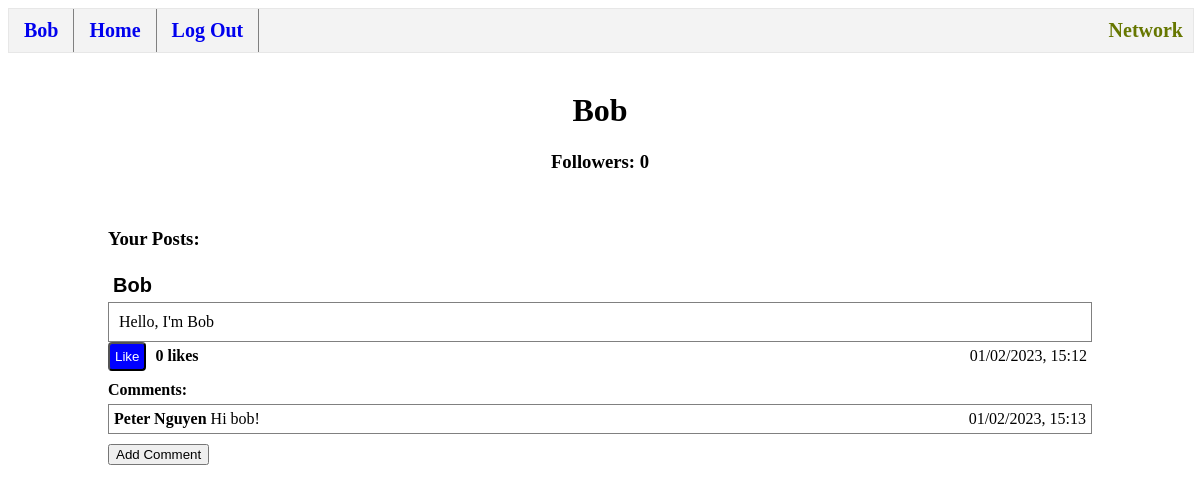
Screenshot of /profile (signed in) with the database file from the repository.
### tables this page shows
CREATE TABLE users (
    id INTEGER PRIMARY KEY AUTOINCREMENT NOT NULL,
    username TEXT NOT NULL,
    hash TEXT NOT NULL,
    followers INTEGER DEFAULT 0 NOT NULL
);

CREATE TABLE posts (
    id INTEGER PRIMARY KEY AUTOINCREMENT,
    user_id INTEGER NOT NULL,
    username TEXT NOT NULL,
    content TEXT NOT NULL,
    likes INTEGER DEFAULT 0 NOT NULL,
    datetime NUMERIC NOT NULL,
    FOREIGN KEY (user_id) REFERENCES users(id) ON DELETE CASCADE
);

CREATE TABLE comments (
    id INTEGER PRIMARY KEY AUTOINCREMENT,
    user_id INTEGER NOT NULL,
    post_id INTEGER NOT NULL,
    username TEXT NOT NULL,
    comment TEXT NOT NULL,
    datetime NUMERIC NOT NULL,
    FOREIGN KEY (user_id) REFERENCES users(id) ON DELETE CASCADE,
    FOREIGN KEY (post_id) REFERENCES posts(id) ON DELETE CASCADE
);

### app.py (the view)
@app.route("/profile", methods=["GET", "POST"])
@login_required
def profile():
    if request.method == "GET":
        user_id = session["user_id"]
    if request.method == "POST":
        user_id = request.form.get("user_id")
    user = executeDB("SELECT * FROM users WHERE id=?", [user_id])
    posts = get_posts(user_id)
    comments = get_comments()
    print(f"Id: {user[0]['id']}")
    print(f"Username: {user[0]['username']}")
    print(f"Profile followers: {user[0]['followers']}")
    return render_template("profile.html", user=user[0], posts=posts, comments=comments)

### helpers.py (called while the page is built)
def executeDB(query, arg=None):
    conn = sql.connect('network.db')
    conn.row_factory = sql.Row # "dictionary cursor"
    cur = conn.cursor()
    if arg == None:
        cur.execute(query)
    else:
        cur.execute(query, arg)
    value = cur.fetchall()
    conn.commit()
    conn.close()
    return value

def get_comments():
    return executeDB("SELECT * FROM comments")

def get_posts(user_id=None):
    if user_id == None:
        posts = executeDB("SELECT * FROM posts ORDER BY datetime DESC")
    else:
        posts = executeDB("SELECT * FROM posts WHERE user_id = ? ORDER BY datetime DESC", [user_id])
    return posts

def login_required(f):
    @wraps(f)
    def decorated_function(*args, **kwargs):
        if session.get("user_id") is None:
            return redirect("/login")
        return f(*args, **kwargs)
    return decorated_function

### templates/profile.html (shortened to what this page needs)
{% extends "posts-layout.html" %}
{% block subbody %}
    <h1 class="center">{{ user.username }} </h1>
    <h3 id="follow-count{{user.id}}" class="center">Followers: {{user.followers}}</h3>
    {% if user.id != session.user_id %}
        <button id="follow-button{{user.id}}" onclick=followFeature({{user.id}}) class="follow button">Follow</button>
    {% else %}
        <br>
        <h3>Your Posts:</h3>
    {% endif %}
{% endblock %}

### templates/posts-layout.html (shortened to what this page needs)
{% extends "layout.html" %}
{% block body %}
    {% block subbody %}
    {% endblock %}
    {% for post in posts %}
    <div id="post{{post.id}}">
        <form action="/profile" method="post" class="inline">
            <input class="profile-name" type="submit" value="{{ post.username }}">
        </form>
        <div class="post">{{ post.content }}</div>
        <button id="like-button{{ post.id }}" onclick=likeFeature({{post.id}}) class="like button" style="display: inline-block;">Like</button>
        <h4 id="like-count{{ post.id }}" class="inline">{{ post.likes }} likes</h4>
        <p class="inline right">{{ post.datetime }}</p>
        <div id="comments{{ post.id }}">
            <h4 class="no-margin">Comments:</h4>
            {% for comment in comments %}
                {% if comment.post_id == post.id %}
                <div class="comment">
                    <div class="inline"><b>{{comment.username}}</b>  {{ comment.comment }}</div>
                    <p class="inline right">{{ comment.datetime }}</p>
                </div>
                {% endif %}
            {% endfor %}
        </div>
        <button class="comment-toggle no-margin" name="{{ post.id }}">Add Comment</button>
        <br>
        <br>
    </div>
    {% endfor %}
{% endblock %}

### static/styles.css (style rules this page uses)
.inline { margin-top: 5px; display: inline-block; margin-bottom: 5px; padding-left: 5px; padding-right: 5px; }
.no-margin { margin-top: 10px; margin-bottom: 0px; }
.post { border-color: gray; border-style: solid; border-width:thin; padding: 10px; margin-bottom:0px; }
.comment { margin-top: 5px; border: 1px solid gray; }
.right { float: right; }
.button { background-color:blue; color: white; border-radius: 4px; padding: 5px; display:block; }
.center { text-align: center; }
.profile-name { background: none!important; border: none; padding: 0!important; font-family: arial, sans-serif; font-size: 20px; color: black; cursor: pointer; font-weight: bold; }

### rows the page displays
users: username "Bob", followers "0"
posts: username "Bob", content "Hello, I'm Bob", likes "0", datetime "01/02/2023, 15:12"
comments: username "Peter Nguyen", comment "Hi bob!", datetime "01/02/2023, 15:13"

### other values shown
{{ session["username"] }} "Bob"
